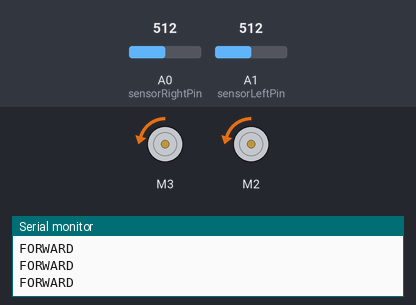
Bench run of a sketch on a simulated Arduino Uno, built with avr-gcc and run on an emulated ATmega328P. Shown: 2 × DC motor (green arrow = forward, orange = backward, longer = faster), the last lines printed to the serial monitor. Inputs (shaded band) come from the test bench; at power-on: A0 (sensorRightPin) = 512, A1 (sensorLeftPin) = 512.

Above: at 1.2 s.
1.3 s: A0 (sensorRightPin) set to 435
2.8 s: A0 (sensorRightPin) set to 412
At 3.4 s:
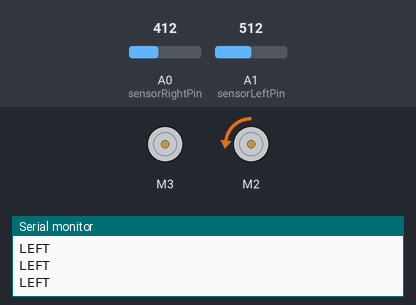
4.3 s: A1 (sensorLeftPin) set to 460
5.8 s: A1 (sensorLeftPin) set to 434
At 7.0 s:
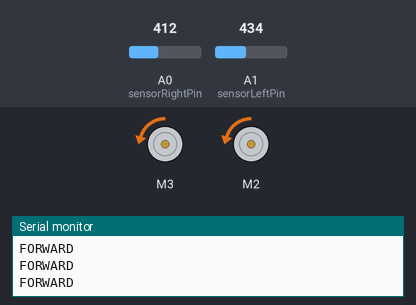
7.3 s: A1 (sensorLeftPin) set to 111
8.8 s: A1 (sensorLeftPin) set to 92
At 9.9 s:
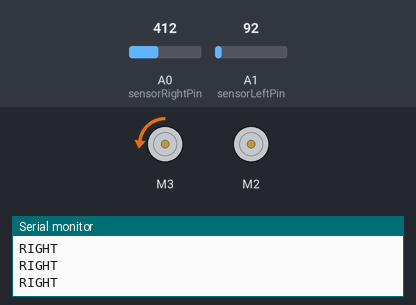
Timing chart, 0 to 11.3 s (numbered marks = the images above; inputs shaded):
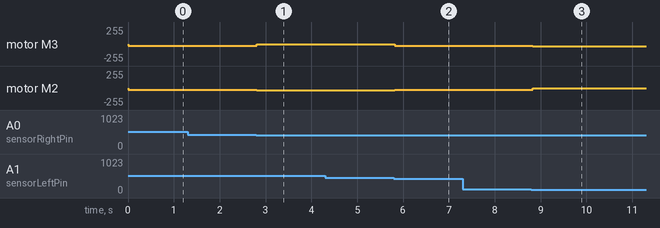

The sketch:

advancedFollowing.ino
```cpp
#include <Wire.h>
#include <Adafruit_MotorShield.h>
#include "utility/Adafruit_MS_PWMServoDriver.h"

// Directions from the pov of the robot
const int sensorLeftPin = A1;
const int sensorRightPin = A0;

// Values read from the sensors
int sensorLeft = 0;
int sensorRight = 0;

int state = 0; // state of the robot (0: on line, -1: left of line, 1: right of line)

Adafruit_MotorShield AFMS = Adafruit_MotorShield();
Adafruit_DCMotor *motorRight = AFMS.getMotor(2);
Adafruit_DCMotor *motorLeft = AFMS.getMotor(3);

// functions to go to the right, straight, and left
// able to control speed over serial

void setup() {
  // put your setup code here, to run once:
  AFMS.begin();
  motorLeft->setSpeed(25);
  motorRight->setSpeed(25);
  motorLeft->run(BACKWARD);
  motorRight->run(BACKWARD);
  Serial.begin(9600);
}

void loop() {
    sensorLeft = analogRead(sensorLeftPin);
    sensorRight = analogRead(sensorRightPin);
  //  Serial.print("sensorLeft = ");
  //  Serial.println(sensorLeft);
  //  Serial.print("sensorRight = ");
  //  Serial.println(sensorRight);

  if (sensorLeft < 100 && sensorRight > 300) {
    // if slightly to the left, turn right
    state = turnR();
  }
  else if (sensorLeft > 450 && sensorRight < 420) {
    // if slightly to the right, turn left
    state = turnL();
  }
  else if (sensorLeft < 100 && sensorRight < 400) {
    // if off the line
    Serial.println("FAILSAFE");
    if (state == -1) { // if went off to the left
      state = turnR();
    }
    else if (state == 1) { // if went off to the right
      state = turnL();
    }
  }
  else {
    straight();
  }

  // put your main code here, to run repeatedly:
}

int turnR() {
  Serial.println("RIGHT");
  motorLeft->setSpeed(35);
  motorRight->setSpeed(0);
  delay(100);
  return -1;
}
int turnL() {
  Serial.println("LEFT");
  motorLeft->setSpeed(0);
  motorRight->setSpeed(35);
  delay(100);
  return 1;
}

void straight() {
  // go forward
  Serial.println("FORWARD");
  motorLeft->setSpeed(25);
  motorRight->setSpeed(25);
  delay(100);
}
```

Measured:
- after the input at 2.8 s, motor M3: backward 25/255 → stopped at once; motor M2: backward 25/255 → backward 35/255 at once
- after the input at 5.8 s, motor M3: stopped → backward 25/255 at once; motor M2: backward 35/255 → backward 25/255 at once
- after the input at 8.8 s, motor M3: backward 25/255 → backward 35/255 at once; motor M2: backward 25/255 → stopped at once
